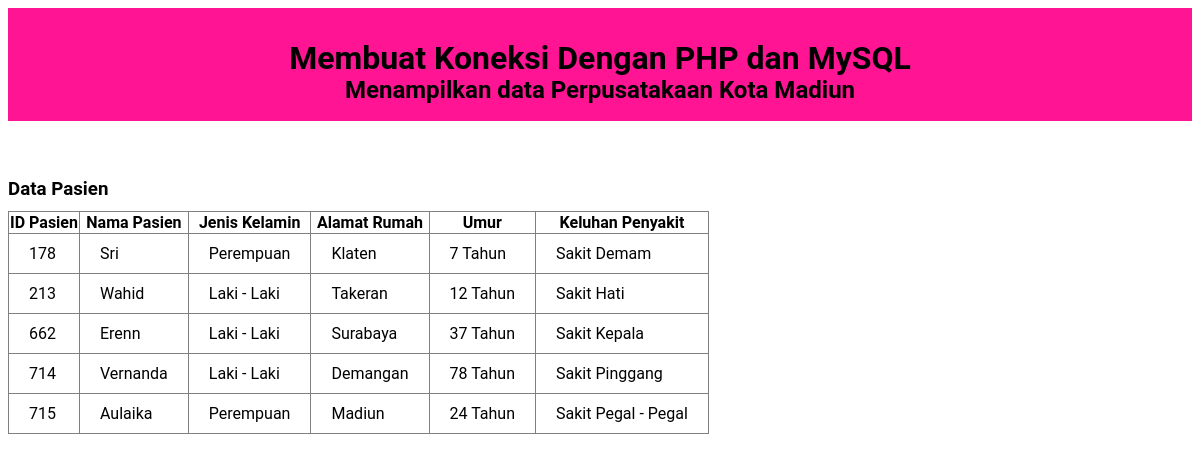
Screenshot of /Formulir_kliniksehat/index.php with the database file from the repository.
### tables this page shows
CREATE TABLE `pasien` (
  `id_pasien` int(11) NOT NULL,
  `nama_pasien` varchar(50) DEFAULT NULL,
  `jenis_kelamin` varchar(50) DEFAULT NULL,
  `alamat` varchar(50) DEFAULT NULL,
  `umur` varchar(10) DEFAULT NULL,
  `keluhan` varchar(100) DEFAULT NULL
);

### Formulir_kliniksehat/index.php (the view, shortened to what this page needs)
<!DOCTYPE html>
<html lang="en">
<head>
    <link rel="stylesheet" href="style.css">
</head>
<body>
    <div class="judul">
        <h1>Membuat Koneksi Dengan PHP dan MySQL</h1>
        <h2>Menampilkan data Perpusatakaan Kota Madiun</h2>
    </div>
    <br/>
    <br/>
    <h3>Data Pasien</h3>
    <table border="1" class="table">
        <tr>
            <th>ID Pasien</th>
            <th>Nama Pasien</th>
            <th>Jenis Kelamin</th>
            <th>Alamat Rumah</th>
            <th>Umur</th>
            <th>Keluhan Penyakit</th>
        </tr>
        <?php
        include "koneksi.php";
        $query_mysql = mysqli_query($klinik_sehat, "SELECT * FROM pasien") or die(mysqli_error($klinik_sehat));
        while ($data = mysqli_fetch_array($query_mysql)) {
        ?>
            <tr>
                <td><?php echo $data['id_pasien']; ?></td>
                <td><?php echo $data['nama_pasien']; ?></td>
                <td><?php echo $data['jenis_kelamin']; ?></td>
                <td><?php echo $data['alamat']; ?></td>
                <td><?php echo $data['umur']; ?></td>
                <td><?php echo $data['keluhan']; ?></td>
            </tr>
        <?php
        }
        ?>
    </table>
</body>
</html>

### Formulir_kliniksehat/style.css (style rules this page uses)
body { font-family: 'roboto'; color: #000; }
.judul { background: #FF1493; padding: 10px; text-align: center; }
.judul h1,h2,h3 { height: 15px; }
.table { border-collapse: collapse; }
table.table th th , table.table tr td { padding: 10px 20px; }

### rows the page displays
pasien: id_pasien "178", nama_pasien "Sri", jenis_kelamin "Perempuan", alamat "Klaten", umur "7 Tahun", keluhan "Sakit Demam"
pasien: id_pasien "213", nama_pasien "Wahid", jenis_kelamin "Laki - Laki", alamat "Takeran", umur "12 Tahun", keluhan "Sakit Hati"
pasien: id_pasien "662", nama_pasien "Erenn", jenis_kelamin "Laki - Laki", alamat "Surabaya", umur "37 Tahun", keluhan "Sakit Kepala"
pasien: id_pasien "714", nama_pasien "Vernanda", jenis_kelamin "Laki - Laki", alamat "Demangan", umur "78 Tahun", keluhan "Sakit Pinggang"
pasien: id_pasien "715", nama_pasien "Aulaika", jenis_kelamin "Perempuan", alamat "Madiun", umur "24 Tahun", keluhan "Sakit Pegal - Pegal"
